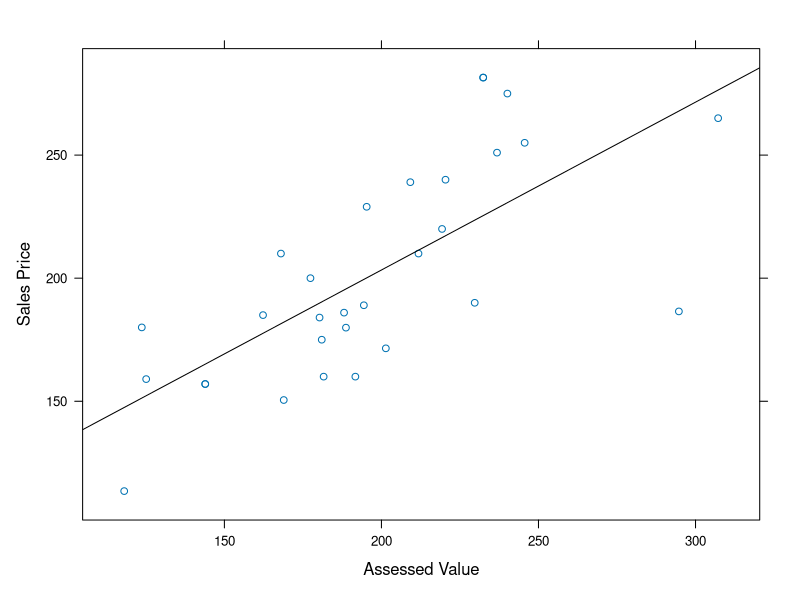

This chart was generated by the following R code:
## ---- Setup
library(lattice)
lin_reg_plot <- function(data, ...){
  xyplot(data,
         panel = function(x,y){
          panel.xyplot(x,y)
          panel.lmline(x,y)
         },...)
}
sales <- read.table("sales.txt", header=T)
## ---- A_1
lin_reg_plot(sales$SalesPrice ~ sales$AssessedValue, xlab="Assessed Value", ylab="Sales Price")
## ---- A_3
sales.cor <- cor(sales$SalesPrice, sales$AssessedValue)
## ---- A_5
sales.lm <- lm(sales$SalesPrice ~ sales$AssessedValue)
## ---- A_6
sales.predict <- predict(sales.lm)
